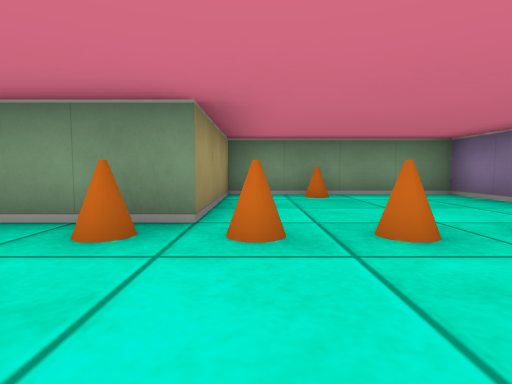
View 1 (above)

16 first-person views from a walk through a cub3D level. The camera is about half as high as the walls, tilts 4° down and sees 80° across. The floor is counted in squares. Each view is taken from the middle of a square. On the plan, view 1 faces up. The plan holds only what a view shows up to about 9 squares ahead; the rest is blank.

View 2
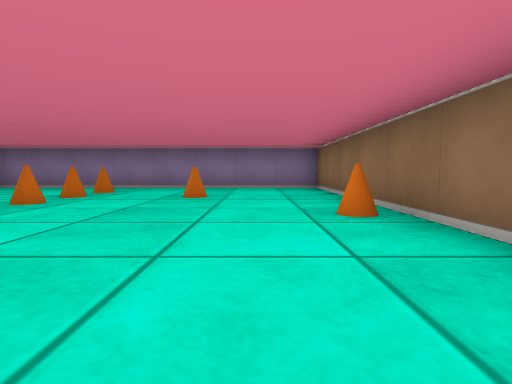

View 3
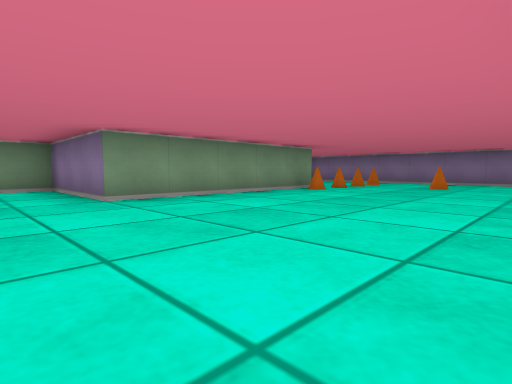

View 4
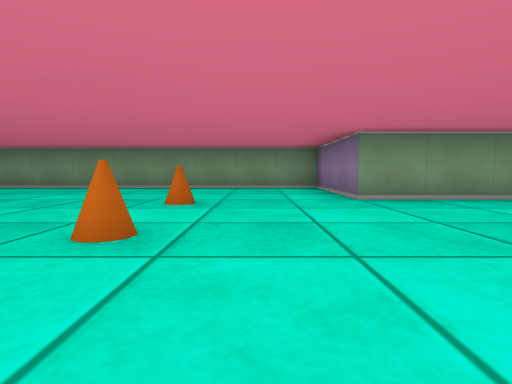

View 5
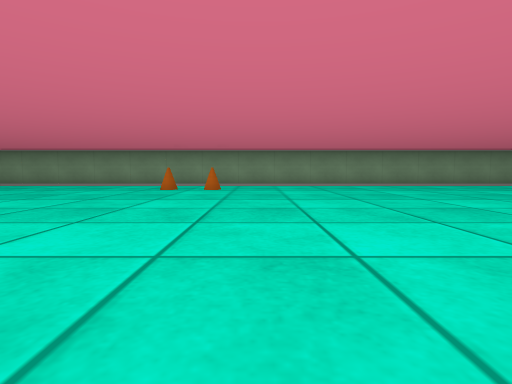

View 6
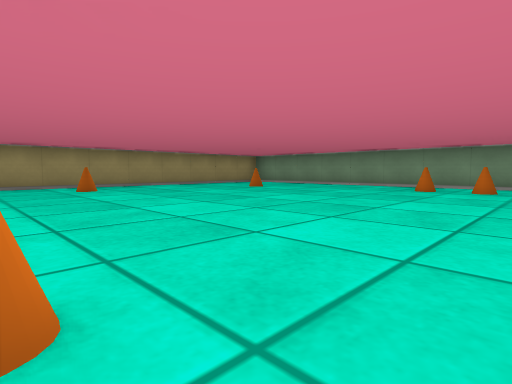

View 7
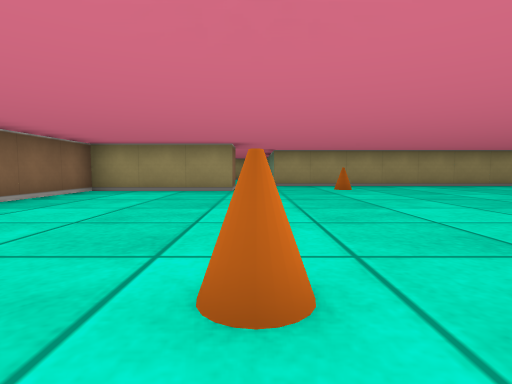

View 8
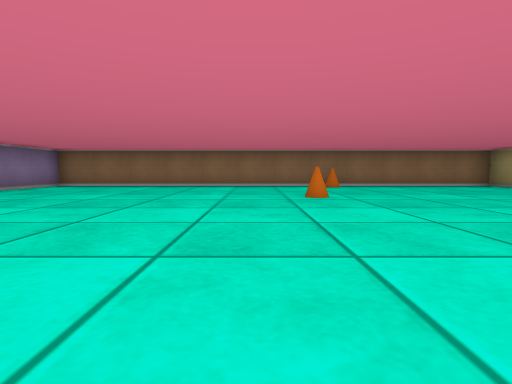

View 9
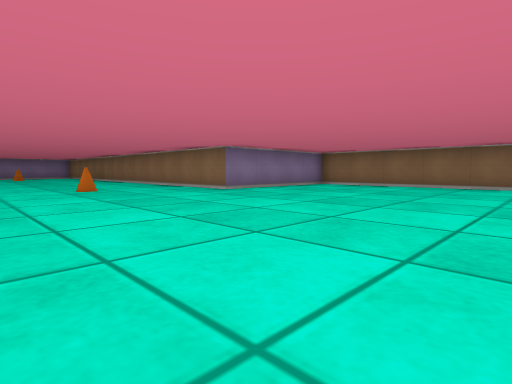

View 10
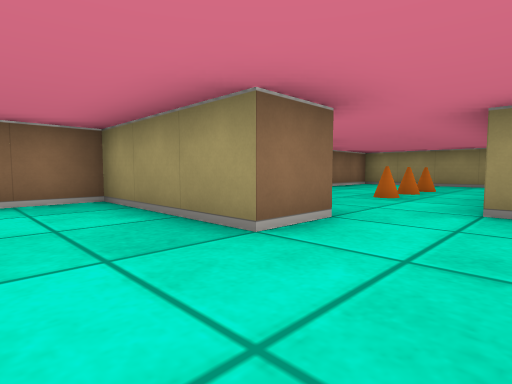

View 11
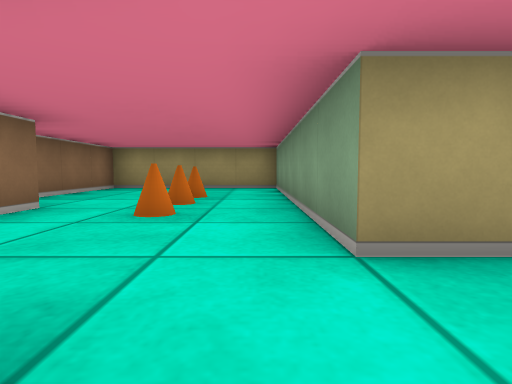

View 12
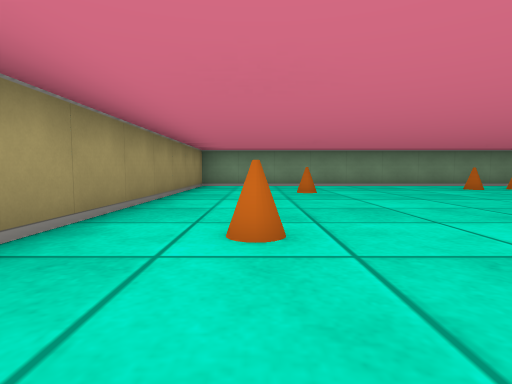

View 13
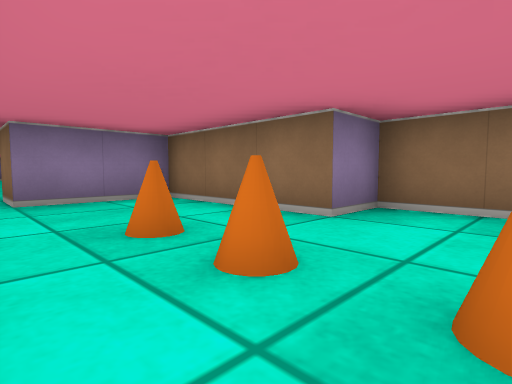

View 14
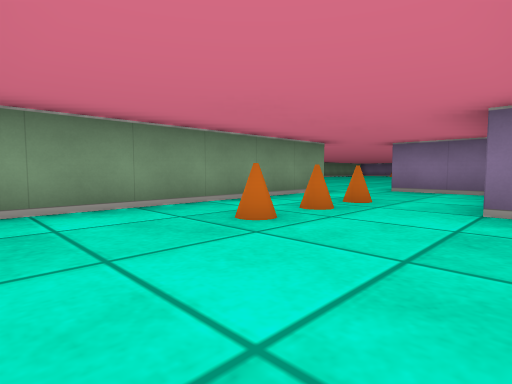

View 15
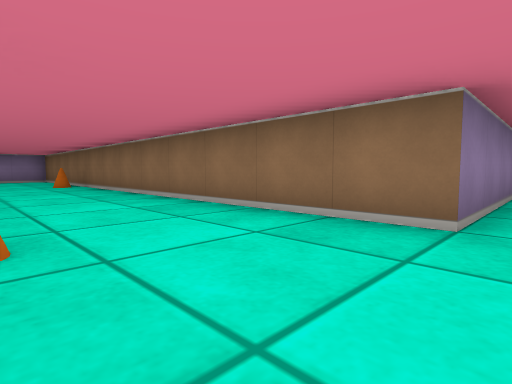

View 16
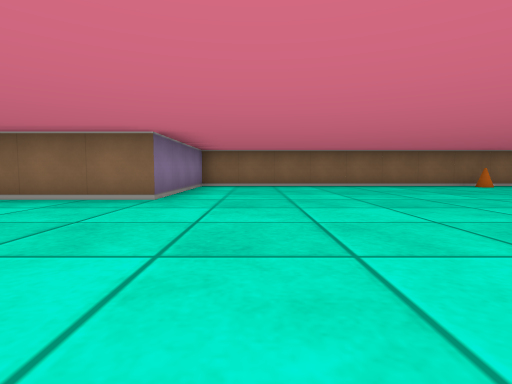

### Floor plan
Points are (right, up) in squares from view 1. A wall is a line through its corners. A room is listed if a view was taken in it or the views show most of it. See-through windows are left out.
Room 1 (views 1, 2, 3, 4, 5, 6, 7, 8, 9, 10, 11, 12, 15, 16)
walls: (-22.5, -3.5) (-21.5, -3.5) (-21.5, -6.5) (-9.5, -6.5) (-9.5, -2.5) (3.5, -2.5) (3.5, 5.5) (-0.5, 5.5) (-0.5, 2.5) (-5.5, 2.5) (-5.5, 5.5) (-23.5, 5.5) (-23.5, -2.5)
ways out: opening at (-23, -3) to room 2
objects: cone (-22, -1); cone (-21, 3); cone (-17, -6); cone (-17, 4); cone (-16, -3); cone (-16, 4); cone (-8, 0); cone (-8, 2); cone (-1, -2); cone (-1, 2); cone (0, 2); cone (1, 0); cone (1, 2); cone (1, 5); cone (2, 2)
Room 2 (views 13, 14)
walls: (-23.5, -2.5) (-29.2, -2.5); (-29.5, -2.4) (-29.5, -6.5) (-25.5, -6.5) (-25.5, -5.5) (-22.5, -5.5) (-22.5, -3.5)
ways out: opening at (-23, -3) to room 1
objects: cone (-27, -4); cone (-26, -4); cone (-25, -4)

Where each view was taken, in squares from view 1:
view 1: 0 up, 0 right, facing up
view 2: 1 down, 4 left, facing right
view 3: 2 down, 7 left, facing up-right
view 4: 2 down, 7 left, facing up
view 5: 3 down, 15 left, facing up
view 6: 3 down, 15 left, facing up-left
view 7: 3 down, 15 left, facing left
view 8: 2 up, 15 left, facing down
view 9: 2 up, 15 left, facing down-right
view 10: 2 down, 20 left, facing down-left
view 11: 3 down, 22 left, facing left
view 12: 3 down, 22 left, facing up
view 13: 3 down, 27 left, facing down-right
view 14: 6 down, 29 left, facing up-right
view 15: 0 up, 10 left, facing down-right
view 16: 2 up, 11 left, facing down
